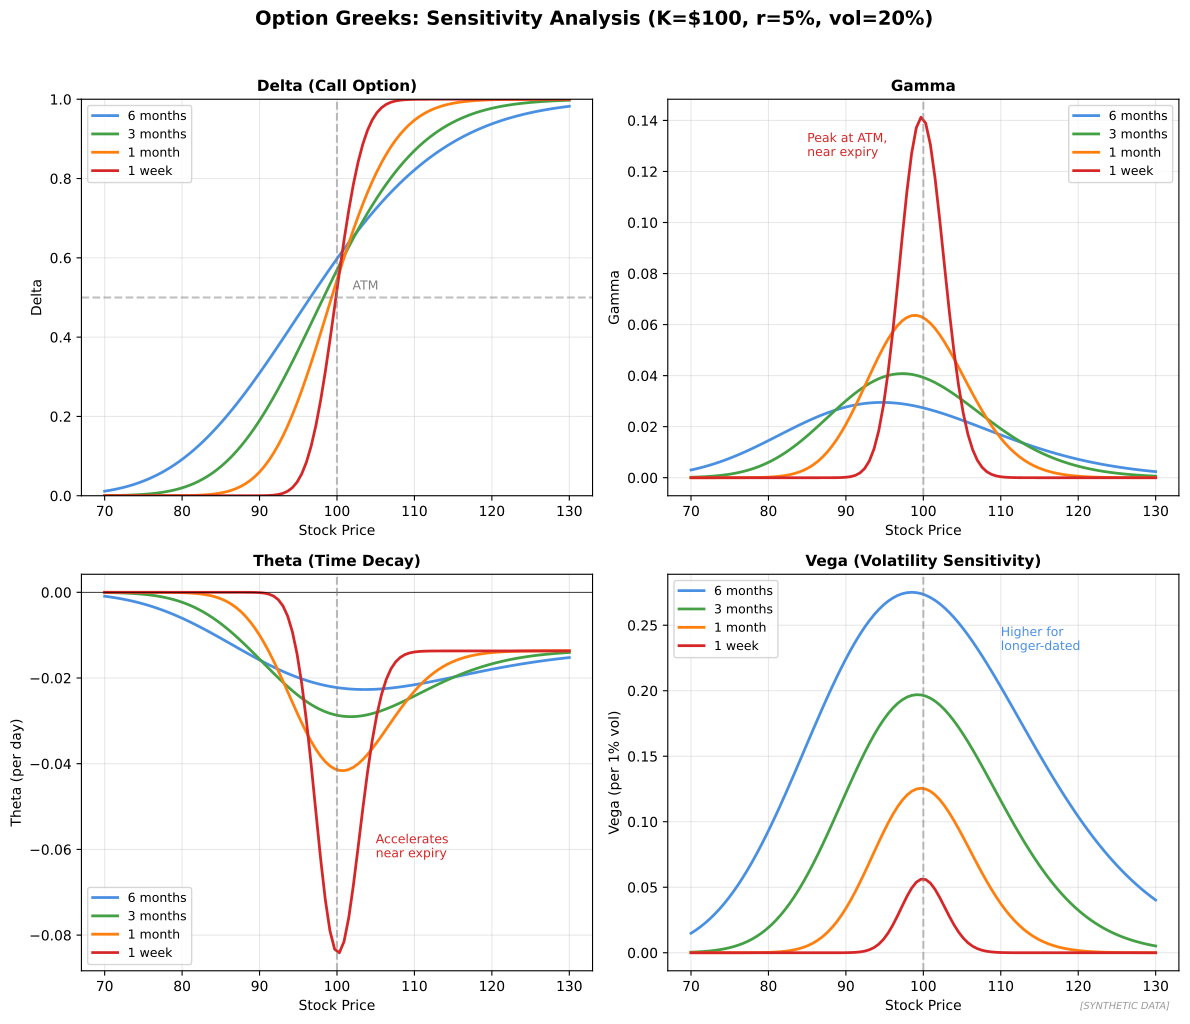

Here is the Python script that generated this plot:
"""
Option Greeks Sensitivity
Delta, Gamma, Theta, Vega

Output: greeks_sensitivity.pdf
Module: module_04_trad_finance
Lesson: 45 - Derivatives
"""

from pathlib import Path
import matplotlib.pyplot as plt
import numpy as np
from scipy.stats import norm

CHART_METADATA = {
    'title': 'Greeks Sensitivity',
    'module': 'module_04_trad_finance',
    'lesson': 45,
    'url': 'https://github.com/Digital-AI-Finance/digital-finance/tree/main/module_04_trad_finance/figures/greeks_sensitivity'
}

plt.rcParams.update({'font.size': 10, 'axes.labelsize': 10})

def black_scholes_greeks(S, K, T, r, sigma):
    """Calculate Black-Scholes Greeks"""
    d1 = (np.log(S/K) + (r + sigma**2/2)*T) / (sigma*np.sqrt(T))
    d2 = d1 - sigma*np.sqrt(T)

    delta = norm.cdf(d1)
    gamma = norm.pdf(d1) / (S * sigma * np.sqrt(T))
    theta = -(S * norm.pdf(d1) * sigma) / (2 * np.sqrt(T)) - r * K * np.exp(-r*T) * norm.cdf(d2)
    vega = S * norm.pdf(d1) * np.sqrt(T)

    return delta, gamma, theta / 365, vega / 100  # Theta per day, Vega per 1%

def create_chart():
    fig, axes = plt.subplots(2, 2, figsize=(12, 10))

    S = np.linspace(70, 130, 100)
    K = 100
    r = 0.05
    sigma = 0.2

    # Different times to expiry
    times = [0.5, 0.25, 0.1, 0.02]
    colors = ['#4A90E2', '#44A044', '#FF7F0E', '#D62728']
    labels = ['6 months', '3 months', '1 month', '1 week']

    # Delta
    ax1 = axes[0, 0]
    for T, color, label in zip(times, colors, labels):
        delta, _, _, _ = black_scholes_greeks(S, K, T, r, sigma)
        ax1.plot(S, delta, color=color, linewidth=2, label=label)

    ax1.axhline(y=0.5, color='gray', linestyle='--', alpha=0.5)
    ax1.axvline(x=K, color='gray', linestyle='--', alpha=0.5)
    ax1.set_xlabel('Stock Price', fontsize=10)
    ax1.set_ylabel('Delta', fontsize=10)
    ax1.set_title('Delta (Call Option)', fontsize=11, fontweight='bold')
    ax1.legend(fontsize=9)
    ax1.grid(True, alpha=0.3)
    ax1.set_ylim(0, 1)
    ax1.text(K+2, 0.52, 'ATM', fontsize=9, color='gray')

    # Gamma
    ax2 = axes[0, 1]
    for T, color, label in zip(times, colors, labels):
        _, gamma, _, _ = black_scholes_greeks(S, K, T, r, sigma)
        ax2.plot(S, gamma, color=color, linewidth=2, label=label)

    ax2.axvline(x=K, color='gray', linestyle='--', alpha=0.5)
    ax2.set_xlabel('Stock Price', fontsize=10)
    ax2.set_ylabel('Gamma', fontsize=10)
    ax2.set_title('Gamma', fontsize=11, fontweight='bold')
    ax2.legend(fontsize=9)
    ax2.grid(True, alpha=0.3)
    ax2.text(K-15, ax2.get_ylim()[1]*0.85, 'Peak at ATM,\nnear expiry', fontsize=9, color='#D62728')

    # Theta
    ax3 = axes[1, 0]
    for T, color, label in zip(times, colors, labels):
        _, _, theta, _ = black_scholes_greeks(S, K, T, r, sigma)
        ax3.plot(S, theta, color=color, linewidth=2, label=label)

    ax3.axhline(y=0, color='black', linewidth=0.5)
    ax3.axvline(x=K, color='gray', linestyle='--', alpha=0.5)
    ax3.set_xlabel('Stock Price', fontsize=10)
    ax3.set_ylabel('Theta (per day)', fontsize=10)
    ax3.set_title('Theta (Time Decay)', fontsize=11, fontweight='bold')
    ax3.legend(fontsize=9)
    ax3.grid(True, alpha=0.3)
    ax3.text(K+5, ax3.get_ylim()[0]*0.7, 'Accelerates\nnear expiry', fontsize=9, color='#D62728')

    # Vega
    ax4 = axes[1, 1]
    for T, color, label in zip(times, colors, labels):
        _, _, _, vega = black_scholes_greeks(S, K, T, r, sigma)
        ax4.plot(S, vega, color=color, linewidth=2, label=label)

    ax4.axvline(x=K, color='gray', linestyle='--', alpha=0.5)
    ax4.set_xlabel('Stock Price', fontsize=10)
    ax4.set_ylabel('Vega (per 1% vol)', fontsize=10)
    ax4.set_title('Vega (Volatility Sensitivity)', fontsize=11, fontweight='bold')
    ax4.legend(fontsize=9)
    ax4.grid(True, alpha=0.3)
    ax4.text(K+10, ax4.get_ylim()[1]*0.8, 'Higher for\nlonger-dated', fontsize=9, color='#4A90E2')

    fig.suptitle('Option Greeks: Sensitivity Analysis (K=$100, r=5%, vol=20%)',
                fontsize=14, fontweight='bold', y=1.02)
    fig.text(0.98, 0.02, '[SYNTHETIC DATA]', fontsize=7, color='#999999', ha='right', style='italic')
    plt.tight_layout()

    output_path = Path(__file__).parent / 'greeks_sensitivity.pdf'
    plt.savefig(output_path, format='pdf', dpi=300, bbox_inches='tight')
    plt.close()
    print(f"Chart saved to: {output_path}")
    return output_path

if __name__ == '__main__':
    create_chart()
